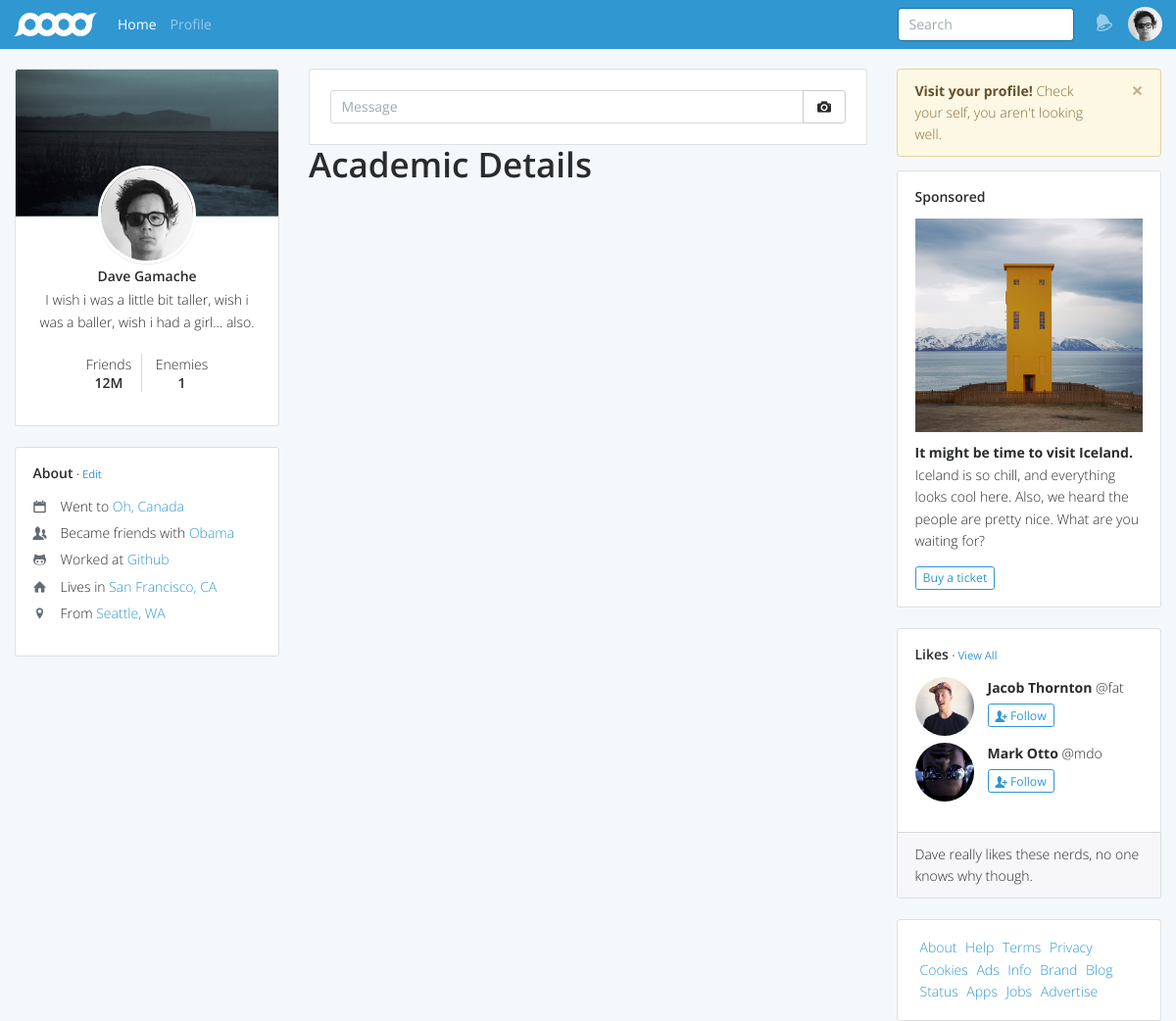
/, run on an earlier commit of the app's database.
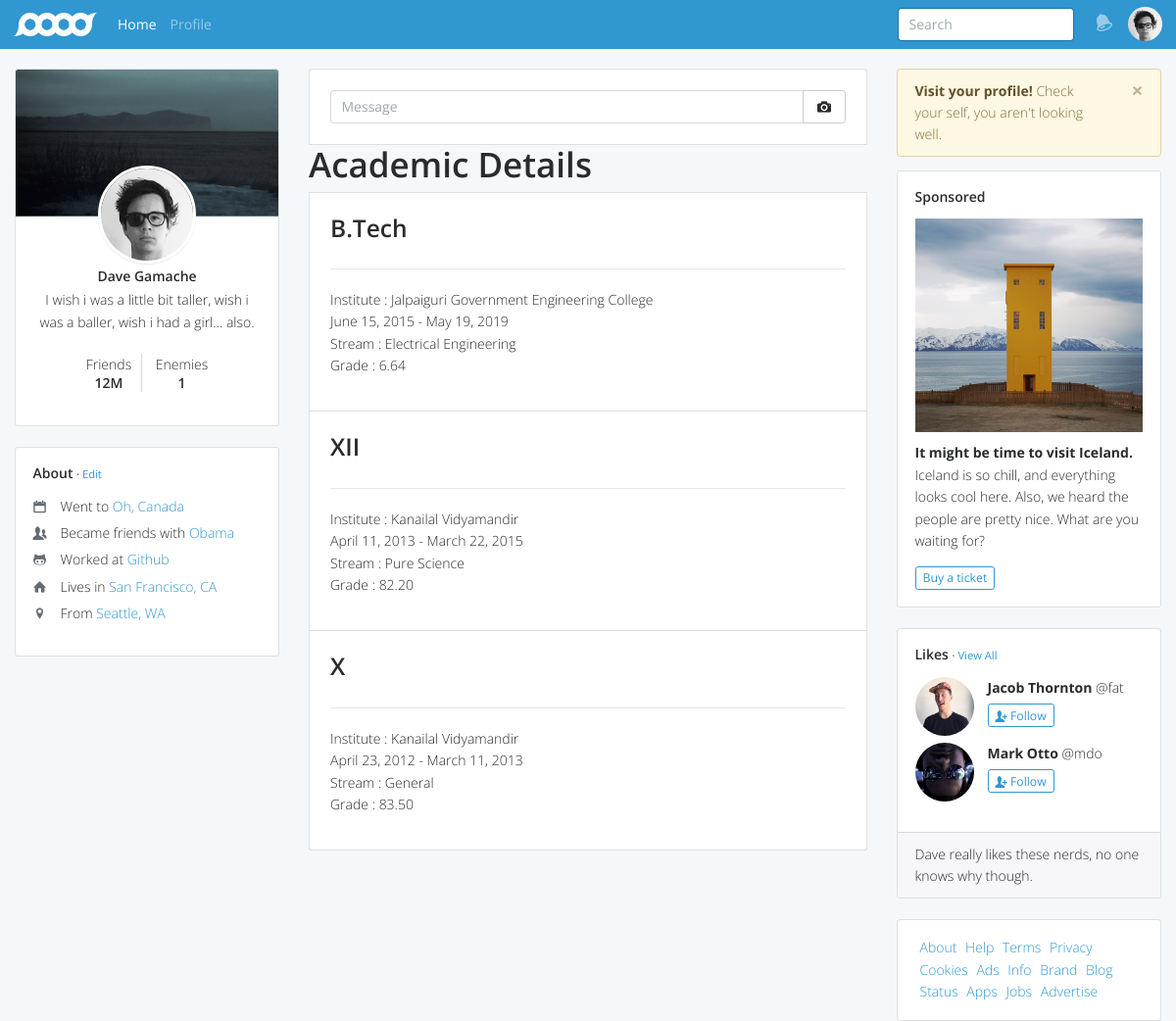
And on a later commit of the database.
### BaseApp/models.py (models this page shows, shortened)
class Education(models.Model):
	level = models.CharField(max_length=30)
	institute = models.CharField(max_length = 200)
	start_date = models.DateField()
	end_date = models.DateField()
	stream = models.CharField(max_length=200)
	grade = models.DecimalField(max_digits=5,decimal_places=2)

### BaseApp/views.py (the view)
# urls.py: path('', views.HomeView,name='home'),
def HomeView(request, *args,**kwargs):
	educations = Education.objects.all()
	certificates = Certificate.objects.all()
	return render (request, 'index.html',context={"educations":educations,
												"certificates":certificates})

### templates/index.html (shortened to what the changed rows need)
<!DOCTYPE html>
{% load static %}
<html lang="en">
  <head>
    <link href="{% static 'css/toolkit.css' %}" rel="stylesheet">
    <link href="{% static 'css/application.css' %} " rel="stylesheet">
  </head>
<body class="with-top-navbar">
<div class="container pt-4">
  <div class="row">
    <div class="col-lg-6">
      <ul class="list-group media-list media-list-stream mb-4">
        <h1>Academic Details</h1>
        {% block content %}
          {% for education in educations %}
            <li class = "media list-group-item p-4">
                <h3>{{ education.level }}<br></h3>
                <hr width = 100% align= left size = 2>
                <p>Institute : {{ education.institute }}<br>
                {{ education.start_date }} - {{ education.end_date }}<br>
                Stream : {{ education.stream }}<br>
                Grade : {{ education.grade }}</p>
            </li>
          {% endfor %}
        {% endblock %}
      </ul>
    </div>
  </div>
</div>
  </body>
</html>

What changed in the data, as far as the page shows it:
added Education: level "B.Tech", institute "Jalpaiguri Government Engineering College", start_date "June 15, 2015", end_date "May 19, 2019", stream "Electrical Engineering", grade "6.64"
added Education: level "XII", institute "Kanailal Vidyamandir", start_date "April 11, 2013", end_date "March 22, 2015", stream "Pure Science", grade "82.20"
added Education: level "X", institute "Kanailal Vidyamandir", start_date "April 23, 2012", end_date "March 11, 2013", stream "General", grade "83.50"
